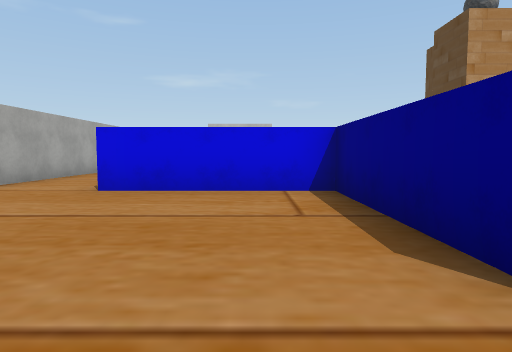
[1] (above)

21 first-person views from a walk through a scene from a Unity 3-D project. The camera is 1.2 m above the floor, tilts 4° down and sees 75° across. The floor is counted in squares, 2 m on a side. Each view is taken from the middle of a square. On the plan, view 1 faces up. The plan holds only what a view shows up to about 10 squares ahead; the rest is blank. Some surface patterns are stand-ins.

[2]
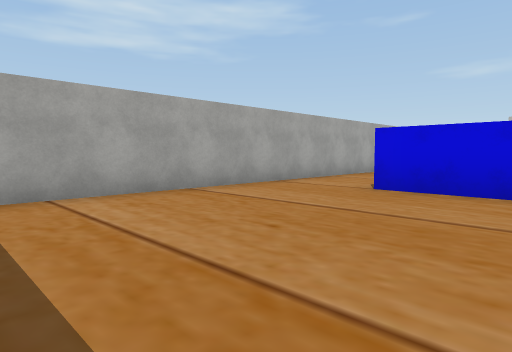

[3]
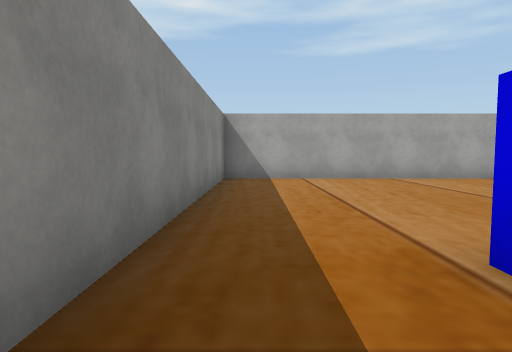

[4]
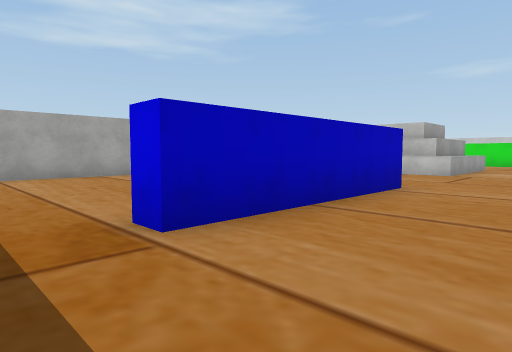

[5]
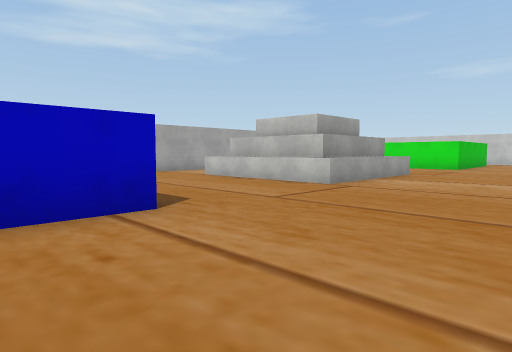

[6]
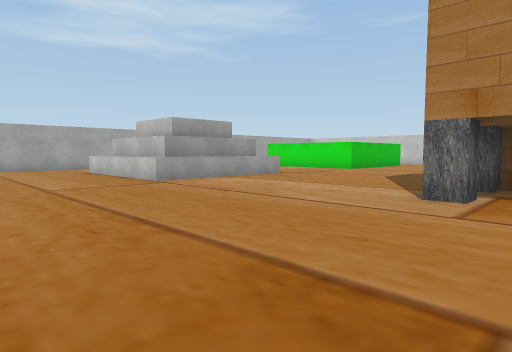

[7]
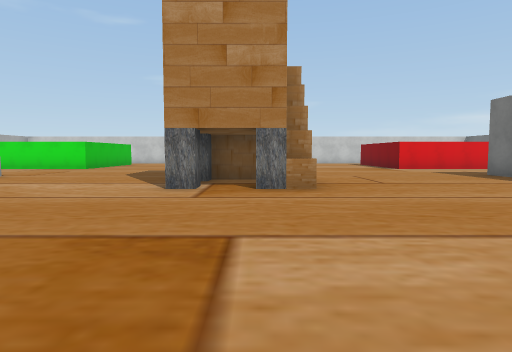

[8]
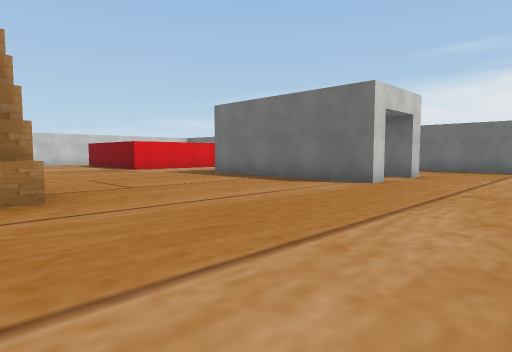

[9]
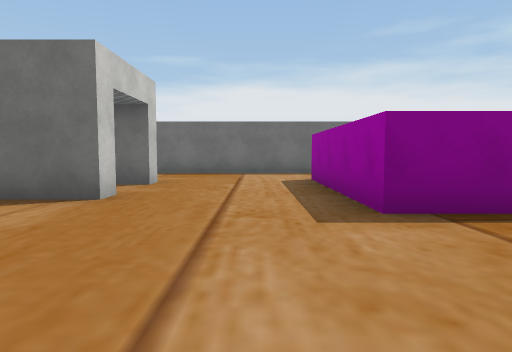

[10]
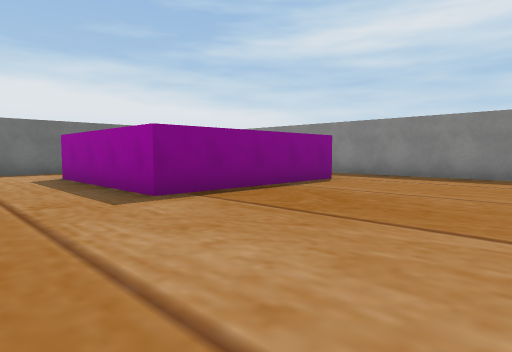

[11]
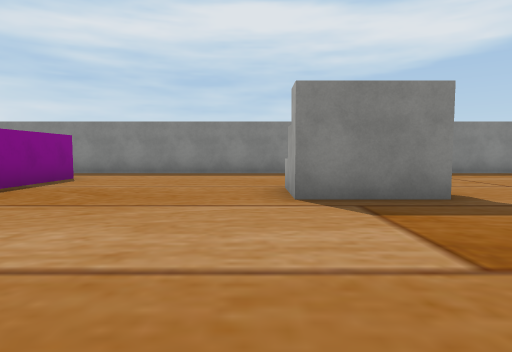

[12]
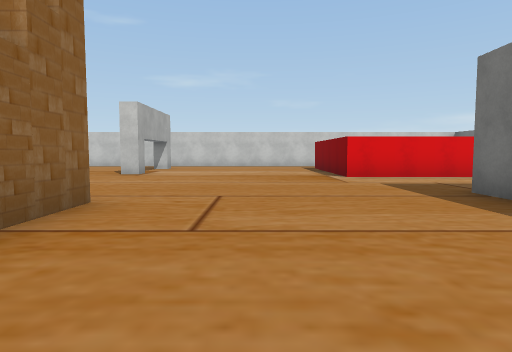

[13]
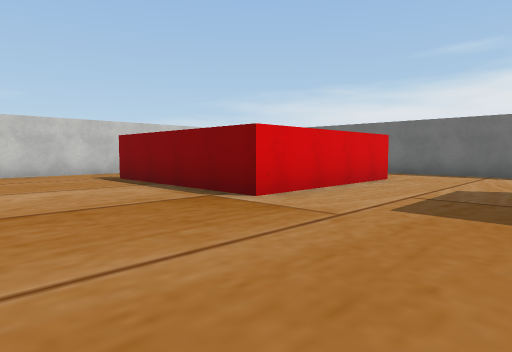

[14]
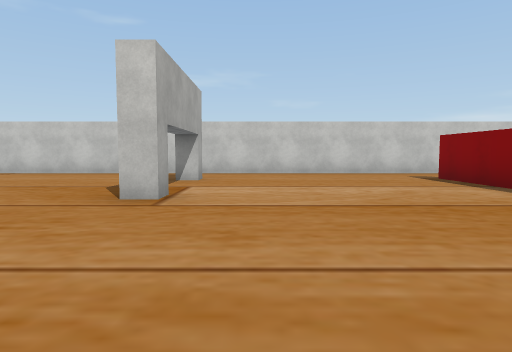

[15]
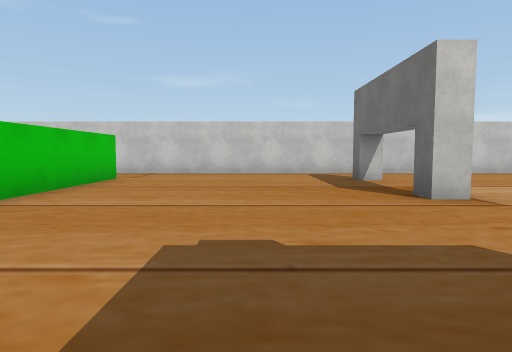

[16]
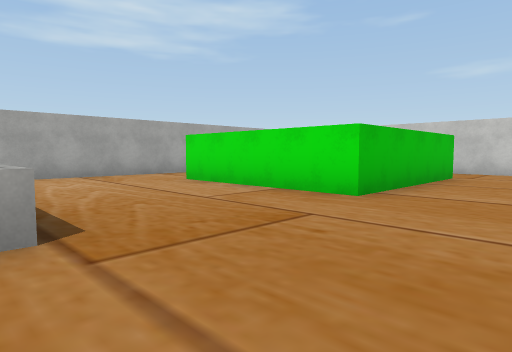

[17]
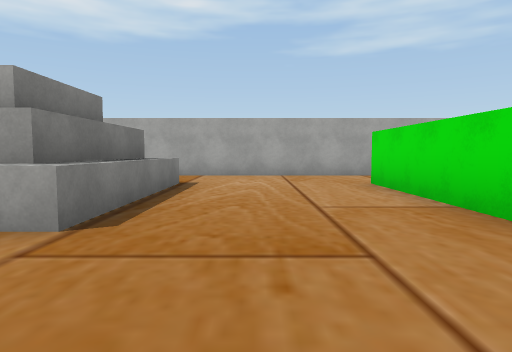

[18]
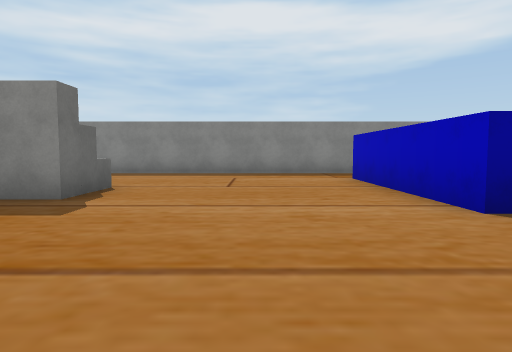

[19]
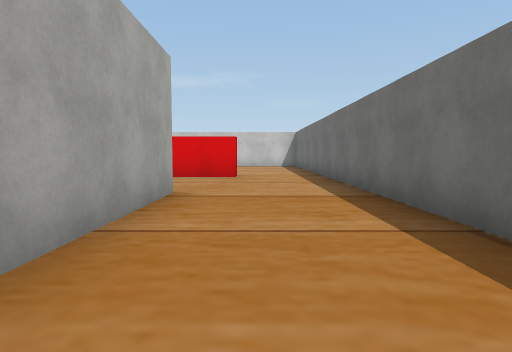

[20]
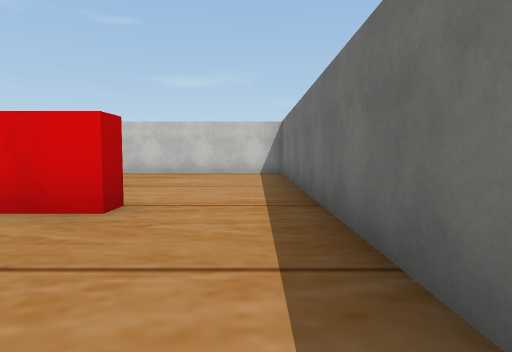

[21]
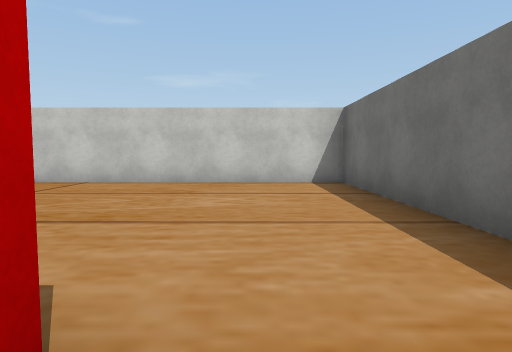

### Floor plan
Points are (right, up) in squares from view 1. A wall is a line through its corners. A room is listed if a view was taken in it or the views show most of it. See-through windows are left out.
Room 1 (views 1, 2)
walls: (-4.7, 5.5) (-4.7, -0.7) (0.5, -0.7); (1.3, 1.3) (1.3, 5.3) (-2.5, 5.3)
ways out: opening at (-3.5, 6) to room 2; opening at (1, 0.5) to room 2
Room 2 (views 3, 4, 5, 6, 7, 8, 9, 10, 11, 12, 13, 14, 15, 16, 17, 18, 19, 20, 21)
walls: (8, 12.5) (7, 12.5); (9, 13) (9, 12.4); (1.8, 5.9) (1.8, 1.3) (1.3, 1.3); (6.5, 3.2) (6.5, 4.8) (8.5, 4.8) (8.5, 3.6); (7.8, 18.8) (7.8, 18.2) (7.3, 18.2) (7.3, 18.8); (14.8, 9) (14.3, 9) (14.3, 14); (-2, 13) (1, 13) (1, 10) (-2, 10); (16.8, 9) (16.3, 9) (16.3, 9.8); (16.8, 14) (16.8, 10.5); (7.8, 21.8) (7.8, 21.2) (7.3, 21.2) (7.3, 21.8); (13.2, 1.2) (13.2, 5.7) (17.5, 5.7); (-4.7, 10) (-4.7, 5.5); (1.8, 21.8) (1.8, 17.3) (-2.5, 17.3); (17.5, 17.8) (17.5, 17.3) (13.2, 17.3) (13.2, 21.8); (-4.7, 17.5) (-4.7, 12); (0.5, -0.7) (13.5, -0.7); (12.6, 23.7) (0.9, 23.7); (19.8, 5.1) (19.8, 17.5)
low walls: (-2.5, 13.5) (1.5, 13.5) (1.5, 9.5) (-2.5, 9.5)
ways out: opening at (-3.5, 6) to room 1; opening at (1, 0.5) to room 1; opening at (13, 22.5) to room 3; opening at (18.5, 18) to room 3; opening at (-3.5, 18); opening at (1, 22.5); opening at (13, 0.5); opening at (18.5, 6)
objects: other object (7, 11); other object (7, 12); other object (8, 11); other object (9, 11); other object (9, 12)
Room 3 (no view inside)
walls: (19.8, 17.5) (19.8, 23.7) (12.6, 23.7)
ways out: opening at (13, 22.5) to room 2; opening at (18.5, 18) to room 2

Where each view was taken, in squares from view 1:
view 1: 0 up, 0 right, facing up
view 2: 0 up, 0 right, facing up-left
view 3: 0 up, 3 right, facing left
view 4: 0 up, 4 right, facing up-left
view 5: 4 up, 5 right, facing up-left
view 6: 6 up, 8 right, facing up-left
view 7: 5 up, 8 right, facing up
view 8: 6 up, 8 right, facing up-right
view 9: 7 up, 10 right, facing right
view 10: 8 up, 9 right, facing down-right
view 11: 9 up, 9 right, facing down
view 12: 9 up, 11 right, facing up
view 13: 14 up, 10 right, facing up-right
view 14: 14 up, 9 right, facing up
view 15: 14 up, 5 right, facing up
view 16: 13 up, 4 right, facing up-left
view 17: 15 up, 4 right, facing left
view 18: 9 up, 4 right, facing down
view 19: 9 up, 18 right, facing up
view 20: 14 up, 19 right, facing up
view 21: 17 up, 18 right, facing up
